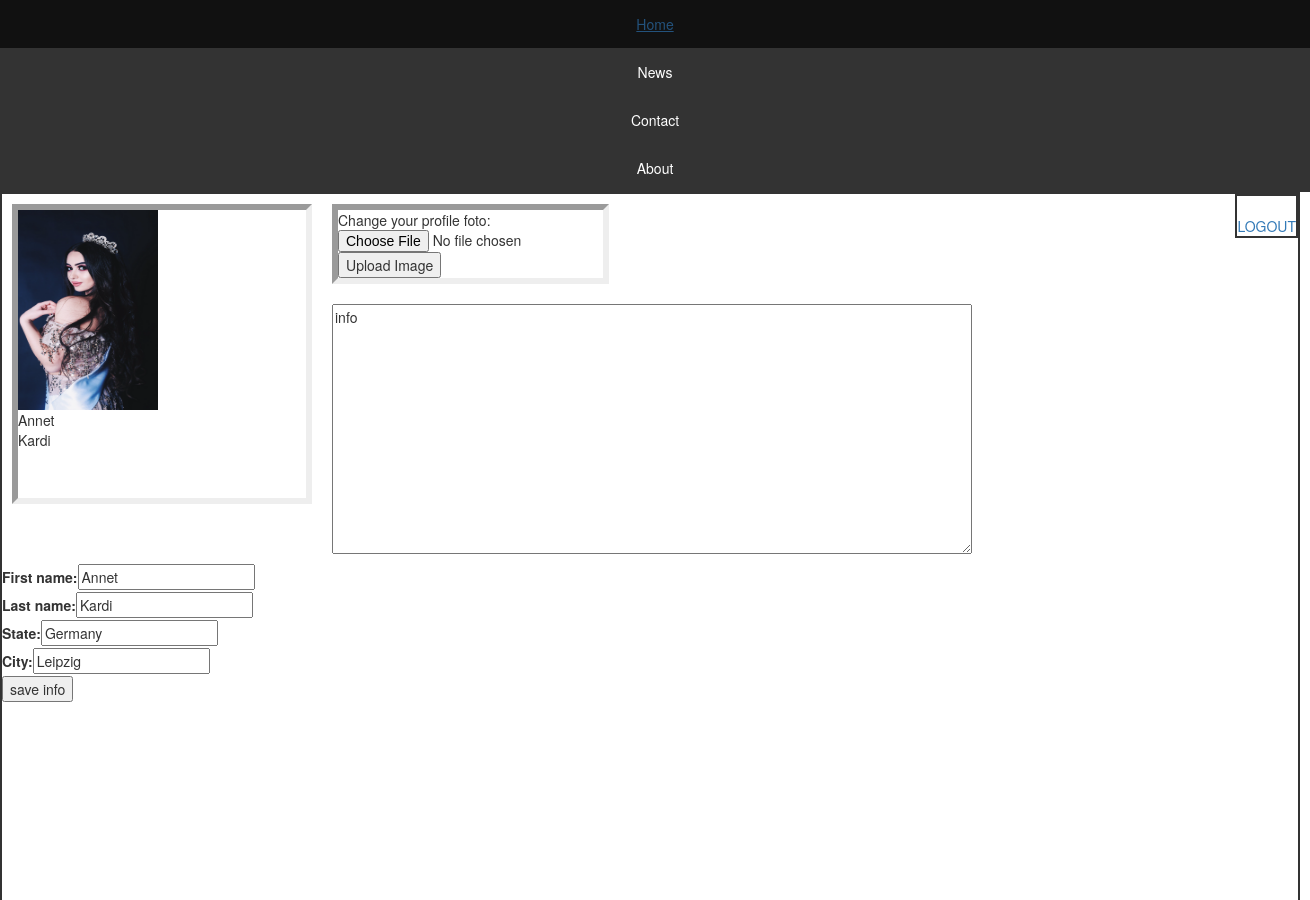
/personal_page_edit.php?user_activation_code=e5a2b453706cb51e47f768848d7c5bb7 (upper part), run on an earlier commit of the app's database.
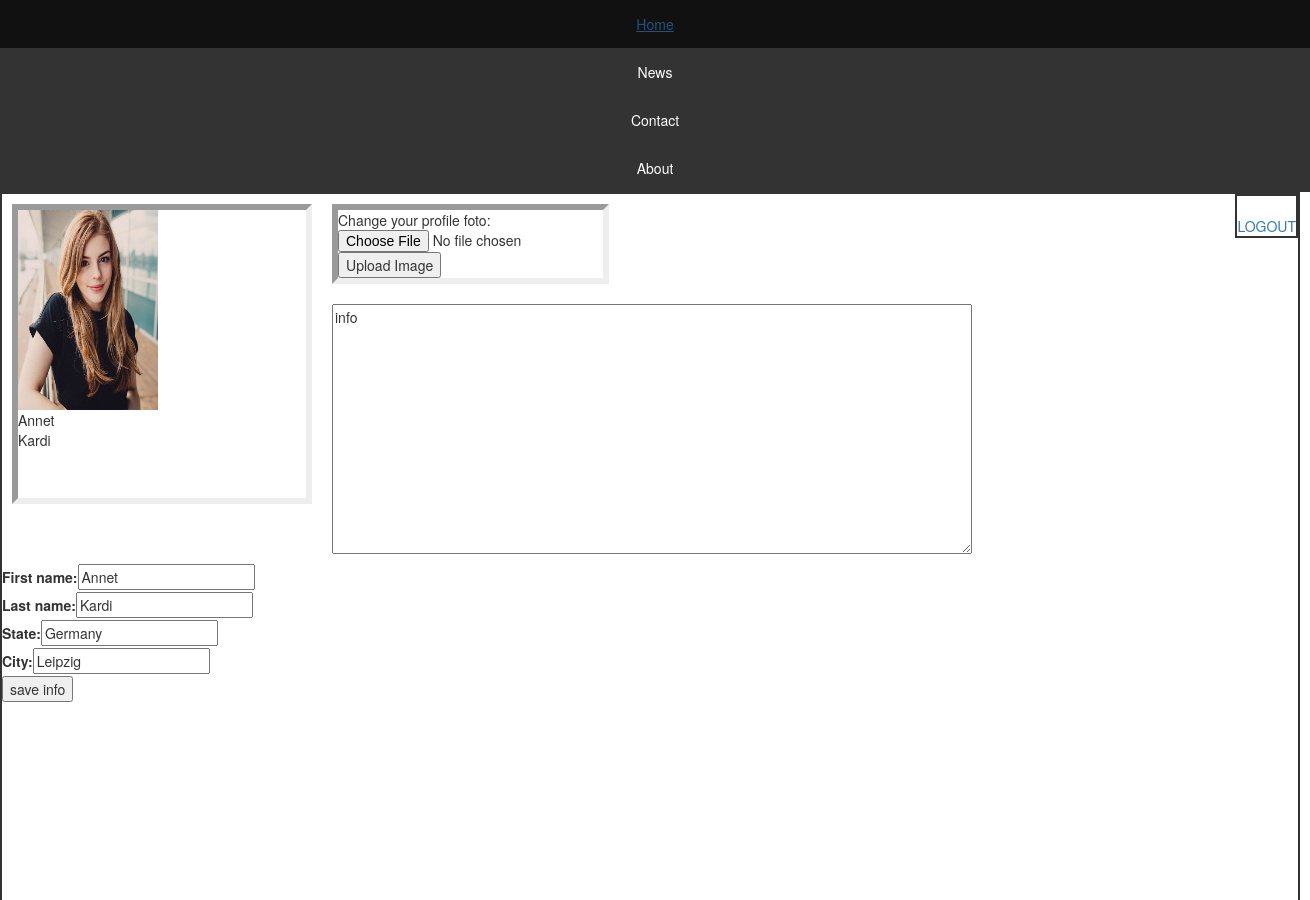
And on a later commit of the database.
### tables this page shows
CREATE TABLE `register_user` (
  `register_user_id` int(11) NOT NULL,
  `user_name` varchar(250) NOT NULL,
  `user_email` varchar(250) NOT NULL,
  `user_password` varchar(250) NOT NULL,
  `user_activation_code` varchar(250) NOT NULL,
  `user_id` varchar(255) NOT NULL,
  `user_email_status` enum('not verified','verified') NOT NULL,
  `first_name` varchar(1000) NOT NULL,
  `last_name` varchar(1000) NOT NULL,
  `country` varchar(1000) NOT NULL,
  `city` varchar(1000) NOT NULL,
  `birth_date` date DEFAULT NULL,
  `profile_foto` varchar(1000) NOT NULL,
  `details` varchar(1000) NOT NULL,
  `gender` varchar(255) NOT NULL
);

### personal_page_edit.php (the view, shortened to what this page needs)
<head>
</head>
<ul>
  <li><a class="active" href="https://lovoneo.com">Home</a></li>
  <li><a href="#news">News</a></li>
  <li><a href="#contact">Contact</a></li>
  <li><a href="#about">About</a></li>
</ul>
<?php
$user_activation_code=$_GET["user_activation_code"];
$con= new PDO(DB_DSN, DB_USERNAME, DB_PASSWORD);
$sthandler = $con->prepare("SELECT TIMESTAMPDIFF(YEAR, `birth_date`, CURDATE()) AS age, city, country,  details, first_name, last_name, profile_foto FROM register_user  WHERE user_activation_code = '$user_activation_code'");
$sthandler->execute();
?>
<div class ="main">
                <div class="welcom" > <?php
echo'<br>';
echo'<a href="logout.php">LOGOUT</a>';
?>
</div>
<?php while($row = $sthandler->fetch(PDO::FETCH_ASSOC)) : ?>
<div class="clearfix_card"><img src = "<?php echo $row ['profile_foto']?>" width="140" height="200"><br>
<?php echo $row ['first_name']?><br>
<?php echo $row ['last_name']?><br>
</div>
<form class ="button_foto" action="" method="post" enctype="multipart/form-data">
Change your profile foto:
<input type="file" name="fileToUpload" id="fileToUpload">
<input type="submit" value="Upload Image" name="submit">
</form>
<form action="" method="post" enctype="multipart/form-data">
<textarea name="details"><?php echo $row ['details']?></textarea>
<div class="input_block"><label for="first_name">First name: </label><input type="text" name="first_name" id="first_name"  value="<?php echo $row ['first_name']?>"><br>
<label for="last_name">Last name: </label><input type="text" name="last_name" id="last_name"  value="<?php echo $row ['last_name']?>"><br>
<label for="country">State: </label><input type="text" name="country" id="country"  value="<?php echo $row ['country']?>"><br>
<label for="city">City: </label><input type="text" name="city" id="city"  value="<?php echo $row ['city']?>"><br>
</div>
<input type="submit" value="save info" name="save" id="save">
</form>
</div>
<?php endwhile;?>
<?php include('fotos/index.php');
	include('fotos/upload.php');?>
<?php
include('fotos/view.php');?>

What changed in the data, as far as the page shows it:
changed register_user "Annet": profile_foto: a different picture
